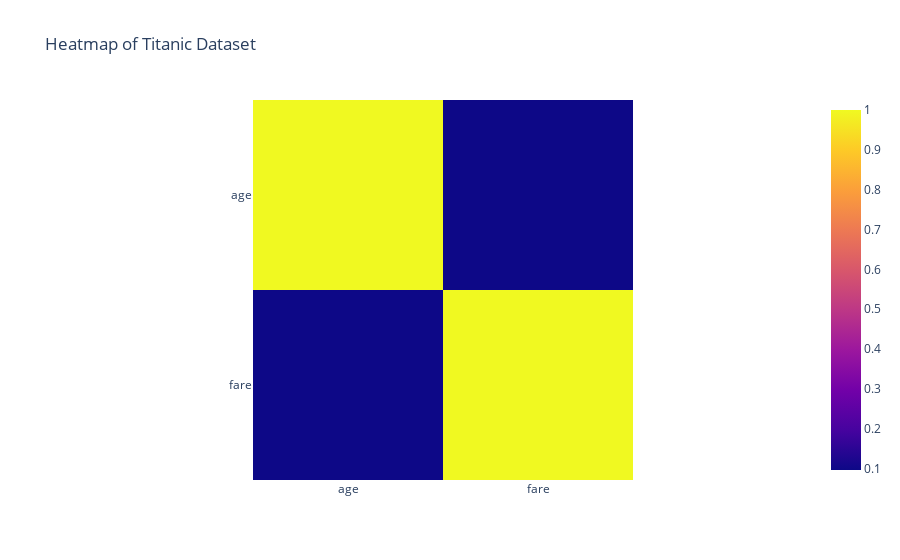

Notebook cell for this chart:
### Code cell
#heatmap of titanic dataframe using plotly
fig5 = px.imshow(df[["age","fare"]].corr(),title="Heatmap of Titanic Dataset")
fig5.show()
#saving the plot in output folder
fig5.write_image("./outputs/heatmap.png",scale=3)

### Figure 1 — Plotly figure (JSON) as saved in the notebook; plotly's stock layout.template omitted (floating-point values rounded to 4 significant figures)
{"data": [{"coloraxis": "coloraxis", "hovertemplate": "x: %{x}<br>y: %{y}<br>color: %{z}<extra></extra>", "name": "0", "type": "heatmap", "x": ["age", "fare"], "xaxis": "x", "y": ["age", "fare"], "yaxis": "y", "z": [[1, 0.09607], [0.09607, 1]]}], "layout": {"coloraxis": {"colorscale": [[0, "#0d0887"], [0.1111, "#46039f"], [0.2222, "#7201a8"], [0.3333, "#9c179e"], [0.4444, "#bd3786"], [0.5556, "#d8576b"], [0.6667, "#ed7953"], [0.7778, "#fb9f3a"], [0.8889, "#fdca26"], [1, "#f0f921"]]}, "title": {"text": "Heatmap of Titanic Dataset"}, "xaxis": {"anchor": "y", "constrain": "domain", "domain": [0, 1], "scaleanchor": "y"}, "yaxis": {"anchor": "x", "autorange": "reversed", "constrain": "domain", "domain": [0, 1]}}}
